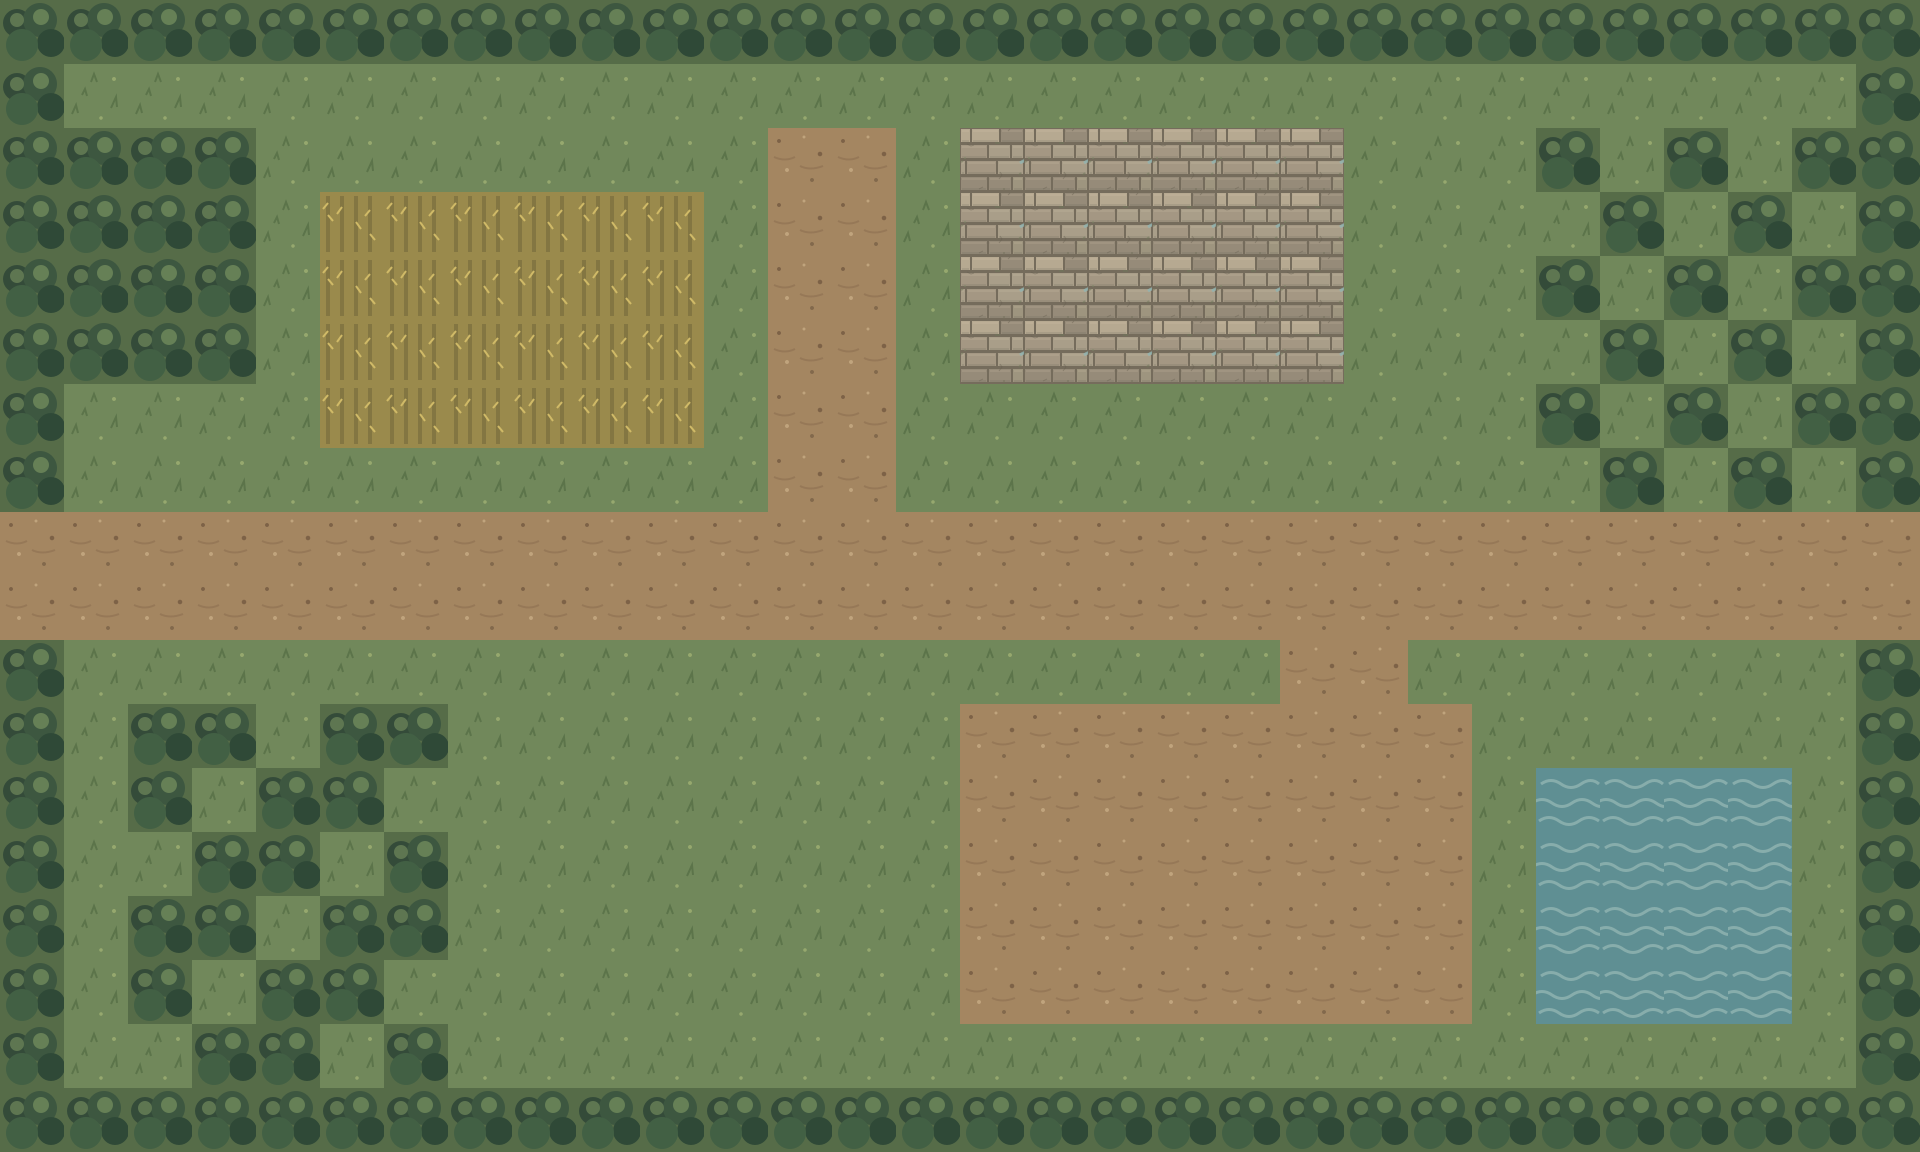

Tiled map render using the project's own tile images. Description and the map definition, with tile-layer contents summarised, below:
An orthogonal 30x18 tile map with 64x64 px tiles, 1 tile layer (Ground) and 55 objects (29x wilderness, 10x enemy, 7x resource, 5x landmark, 2x door, ...).

<map version="1.10" tiledversion="1.12.2" orientation="orthogonal" renderorder="right-down" width="30" height="18" tilewidth="64" tileheight="64" infinite="0" nextlayerid="4" nextobjectid="2329">
  <tileset firstgid="1" name="world_tiles" tilewidth="64" tileheight="64" tilecount="6" columns="6">
    <image source="../world/world_tiles.png" width="384" height="64" />
  </tileset>
  <layer id="1" name="Ground" width="30" height="18">
    <data>[540 cells, 540 non-empty, 6 distinct tile ids]</data>
  </layer>
  <objectgroup id="2" name="World Objects">
    <object id="500" name="Road to Port Felin" type="door" x="46" y="545" width="62" height="52">
      <properties>
        <property name="destination" value="port_felin" />
        <property name="spawn_x" value="2040" type="int" />
        <property name="spawn_y" value="610" type="int" />
        <property name="label" value="Road to Port Felin" />
        <property name="style" value="road" />
      </properties>
    </object>
    <object id="501" name="Bellflower Tollhouse" type="building" x="190" y="400" width="155" height="105">
      <properties>
        <property name="kind" value="vale_tollhouse" />
        <property name="blocking" value="true" />
      </properties>
    </object>
    <object id="502" name="Warden Maribel" type="npc" x="300" y="535" width="48" height="48">
      <properties>
        <property name="kind" value="vale_warden" />
        <property name="sprite" value="3" />
      </properties>
    </object>
    <object id="503" name="Bellflower Lavender" type="resource" x="430" y="300" width="46" height="46">
      <properties>
        <property name="resource" value="lavender" />
      </properties>
    </object>
    <object id="504" name="Field Lavender" type="resource" x="620" y="360" width="46" height="46">
      <properties>
        <property name="resource" value="lavender" />
      </properties>
    </object>
    <object id="505" name="Old Vale Oak" type="resource" x="470" y="760" width="46" height="46">
      <properties>
        <property name="resource" value="old_oak" />
      </properties>
    </object>
    <object id="506" name="Aqueduct Iron Vein" type="resource" x="1040" y="230" width="46" height="46">
      <properties>
        <property name="resource" value="rich_iron" />
      </properties>
    </object>
    <object id="507" name="South Pond Ripples" type="resource" x="1640" y="850" width="46" height="46">
      <properties>
        <property name="resource" value="river_dace" />
      </properties>
    </object>
    <object id="508" name="Vintner Rows" type="resource" x="720" y="240" width="46" height="46">
      <properties>
        <property name="resource" value="grape" />
      </properties>
    </object>
    <object id="509" name="Roadside Rosemary" type="resource" x="900" y="610" width="46" height="46">
      <properties>
        <property name="resource" value="rosemary" />
      </properties>
    </object>
    <object id="510" name="Sable Pikeman" type="enemy" x="980" y="600" width="50" height="50">
      <properties>
        <property name="enemy" value="vale_pikeman" />
        <property name="sprite" value="13" />
      </properties>
    </object>
    <object id="511" name="Sable Pikeman" type="enemy" x="1110" y="690" width="50" height="50">
      <properties>
        <property name="enemy" value="vale_pikeman" />
        <property name="sprite" value="13" />
      </properties>
    </object>
    <object id="512" name="Sable Pikeman" type="enemy" x="1260" y="760" width="50" height="50">
      <properties>
        <property name="enemy" value="vale_pikeman" />
        <property name="sprite" value="13" />
      </properties>
    </object>
    <object id="513" name="Sable Arquebusier" type="enemy" x="1180" y="520" width="50" height="50">
      <properties>
        <property name="enemy" value="vale_arquebusier" />
        <property name="sprite" value="14" />
      </properties>
    </object>
    <object id="514" name="Sable Arquebusier" type="enemy" x="1390" y="820" width="50" height="50">
      <properties>
        <property name="enemy" value="vale_arquebusier" />
        <property name="sprite" value="14" />
      </properties>
    </object>
    <object id="515" name="Captain Vellum" type="enemy" x="1490" y="700" width="50" height="50">
      <properties>
        <property name="enemy" value="vale_captain" />
        <property name="sprite" value="13" />
      </properties>
    </object>
    <object id="516" name="Vale Bristleback" type="enemy" x="760" y="930" width="50" height="50">
      <properties>
        <property name="enemy" value="boar" />
        <property name="sprite" value="6" />
      </properties>
    </object>
    <object id="520" name="Bellflower Road Marker" type="landmark" x="530" y="560" width="36" height="36">
      <properties>
        <property name="kind" value="bellflower_marker" />
      </properties>
    </object>
    <object id="521" name="Old Aqueduct" type="landmark" x="1080" y="260" width="36" height="36">
      <properties>
        <property name="kind" value="vale_ruins" />
      </properties>
    </object>
    <object id="522" name="Sable Company Camp" type="landmark" x="1380" y="710" width="36" height="36">
      <properties>
        <property name="kind" value="vale_camp" />
      </properties>
    </object>
    <object id="523" name="Bellflower Wayshrine" type="landmark" x="840" y="420" width="36" height="36">
      <properties>
        <property name="kind" value="vale_shrine" />
        <property name="waypoint_id" value="bellflower" />
        <property name="waypoint_label" value="Bellflower Vale" />
        <property name="spawn_x" value="858" type="int" />
        <property name="spawn_y" value="480" type="int" />
      </properties>
    </object>
    <object id="524" name="Camp Supply Chest" type="landmark" x="1540" y="760" width="40" height="38">
      <properties>
        <property name="kind" value="vale_chest" />
        <property name="chest_id" value="vale_supply" />
      </properties>
    </object>
    <object id="525" name="East Road Exit" type="door" x="1810" y="545" width="62" height="52">
      <properties>
        <property name="destination" value="port_felin" />
        <property name="spawn_x" value="2040" type="int" />
        <property name="spawn_y" value="610" type="int" />
        <property name="label" value="Eastroad to Port Felin" />
        <property name="style" value="road" />
      </properties>
    </object>
    <object id="530" name="Sable Deserter" type="enemy" x="720" y="555" width="50" height="50">
      <properties>
        <property name="enemy" value="vale_raider" />
        <property name="sprite" value="13" />
        <property name="event_id" value="vale" />
        <property name="contract_id" value="vale_fair_watch" />
      </properties>
    </object>
    <object id="531" name="Sable Deserter" type="enemy" x="860" y="720" width="50" height="50">
      <properties>
        <property name="enemy" value="vale_raider" />
        <property name="sprite" value="13" />
        <property name="event_id" value="vale" />
        <property name="contract_id" value="vale_fair_watch" />
      </properties>
    </object>
    <object id="532" name="Sable Deserter" type="enemy" x="1010" y="890" width="50" height="50">
      <properties>
        <property name="enemy" value="vale_raider" />
        <property name="sprite" value="13" />
        <property name="event_id" value="vale" />
        <property name="contract_id" value="vale_fair_watch" />
      </properties>
    </object>
  </objectgroup>
  <objectgroup id="3" name="Wild Scenery" visible="1">
    <!-- 29 objects omitted --></objectgroup>
</map>
<!-- 29 of 55 objects omitted -->
